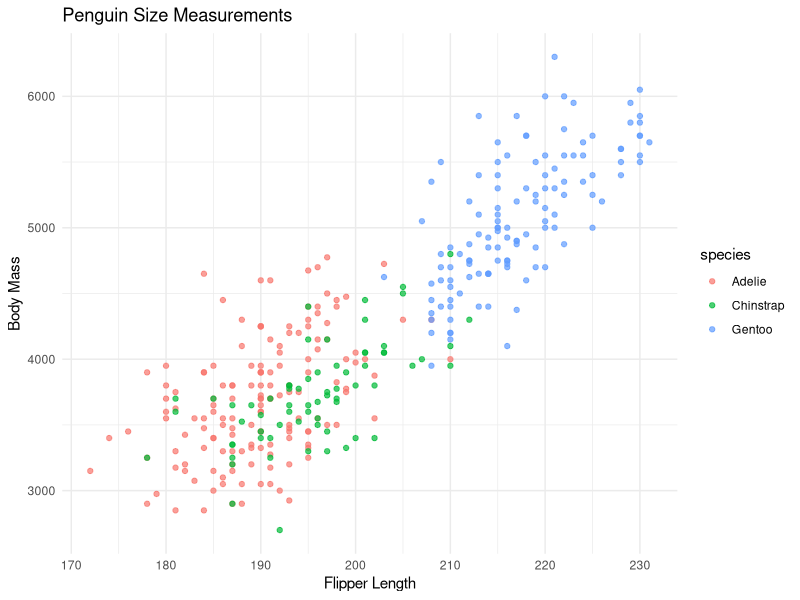

Source code (R):
## ---- chunk 1
library(tidyverse)
library(palmerpenguins)
penguins |> 
  drop_na(bill_length_mm) |>
  group_by(species) |>
  summarize(
    avg_bill_length = mean(bill_length_mm)
  )
## ---- chunk 2
ggplot(
  data = penguins, mapping = aes(x = flipper_length_mm, y = body_mass_g, color = species)
) +
  geom_point(alpha = 0.7) +
  labs(
    title = "Penguin Size Measurements",
    x = "Flipper Length",
    y = "Body Mass"
  ) +
  theme_minimal()
